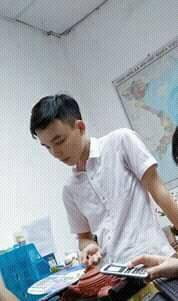
#> input picture mypic.jpg, 178 x 301 px, given in place of the camera
$ python changing_colorspaces.py   (Python 2 division)
#> lines starting #> are read from the running program, lines starting #| are printed output that depends on the picture; after the words box and inside, x2 and y2 are one past the last pixel; in counts of white or black regions, pixels touching at a corner belong together
# Goal
# In this tutorial, you will learn how to convert images from one color-space to another, like BGR2Gray, BGR2HSV etc.
# In addition to that, we will create an application which extracts a colored object in a video
# You will learn following functions : cv.cvtColor(), cv.inRange() etc.

# There are more than 150 color-space conversion methods available in OpenCV.
#Pay attention on BGR2Gray and BGR2HSV
# For BGR2Gray conversion we use the flags cv.COLOR_BGR2GRAY. Similarly for BGR2HSV, we use the flag cv.COLOR_BGR2HSV. To get other flags, just run following commands in your Python terminal :
# >>> import cv2 as cv
# >>> flags = [i for i in dir(cv) if i.startswith('COLOR_')]
# >>> print( flags )

# For HSV, Hue range is [0,179], Saturation range is [0,255] and Value range is [0,255]. Different software use different scales. So if you are comparing OpenCV values with them, you need to normalize these ranges.

# Object Tracking

import cv2 as cv
import numpy as np

cap = cv.VideoCapture(0)
while(1):
    # Take each frame
    _, frame = cap.read()
#> frame is the input picture: shape (301, 178, 3); mean B, G, R 171.4, 165.9, 160.1
    # Convert BGR to HSV
    hsv = cv.cvtColor(frame, cv.COLOR_BGR2HSV)
#> hsv: shape (301, 178, 3); mean H, S, V 93.4, 37.9, 176.6
    # define range of blue color in HSV
    lower_blue = np.array([110,50,50])
    upper_blue = np.array([130,255,255])

    lower_green = np.array([50,50,50])
    upper_green = np.array([70,255,255])

    lower_red = np.array([0,100,100])
    upper_red = np.array([10,255,255])
    # Threshold the HSV image to get only blue colors
    mask_B = cv.inRange(hsv, lower_blue, upper_blue)
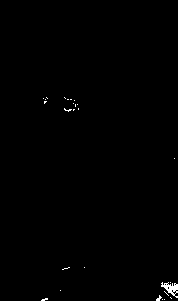
#> mask_B: shape (301, 178); 0.41% white; 26 white regions (25 under 20 px), largest, box (x1, y1, x2, y2) and area: (161, 282, 178, 298) 126
    mask_G = cv.inRange(hsv, lower_green, upper_green)
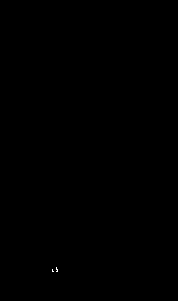
#> mask_G: shape (301, 178); 0.02% white in thin lines or dots, all inside (x1, y1, x2, y2) = (52, 267, 58, 272)
    mask_R = cv.inRange(hsv, lower_red, upper_red)
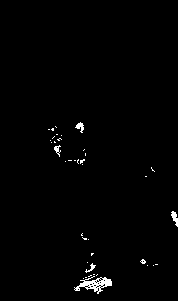
#> mask_R: shape (301, 178); 1.1% white; 39 white regions (34 under 20 px), largest, box (x1, y1, x2, y2) and area: (74, 276, 112, 294) 284, (171, 211, 178, 227) 60, (75, 122, 84, 133) 50, (54, 145, 61, 157) 38, (85, 263, 96, 273) 35
    # Bitwise-AND mask and original image
    mask = mask_B + mask_G + mask_R
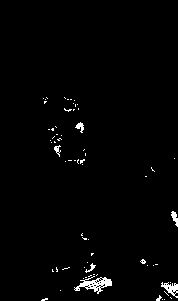
#> mask: shape (301, 178); 1.5% white; 67 white regions (61 under 20 px), largest, box (x1, y1, x2, y2) and area: (74, 276, 112, 294) 284, (161, 282, 178, 298) 126, (171, 211, 178, 227) 60, (75, 122, 84, 133) 50, (54, 145, 61, 157) 38, (85, 263, 96, 273) 35
    print frame.shape
#| (301, 178, 3)
    res = cv.bitwise_and(frame,frame, mask= mask)
    # res_B = cv.bitwise_and(frame,frame, mask= mask_B)
    # res_G = cv.bitwise_and(frame,frame, mask= mask_G)
    # res_R = cv.bitwise_and(frame,frame, mask= mask_R)
    cv.imshow('frame',frame)
    cv.imshow('res', res)
    # [6 lines of commented-out code are left out]
    k = cv.waitKey(5) & 0xFF
#> (key Esc is pressed here)
    if k == 27:
        break
cv.destroyAllWindows()
#How to find HSV values to track
# green = np.uint8([[[0, 255, 0]]])
# hsv_green = cv.cvtColor(green,cv.COLOR_BGR2HSV)
# print hsv_green
#  Now you take [H-10, 100,100] and [H+10, 255, 255] as lower bound and upper bound respectively.
